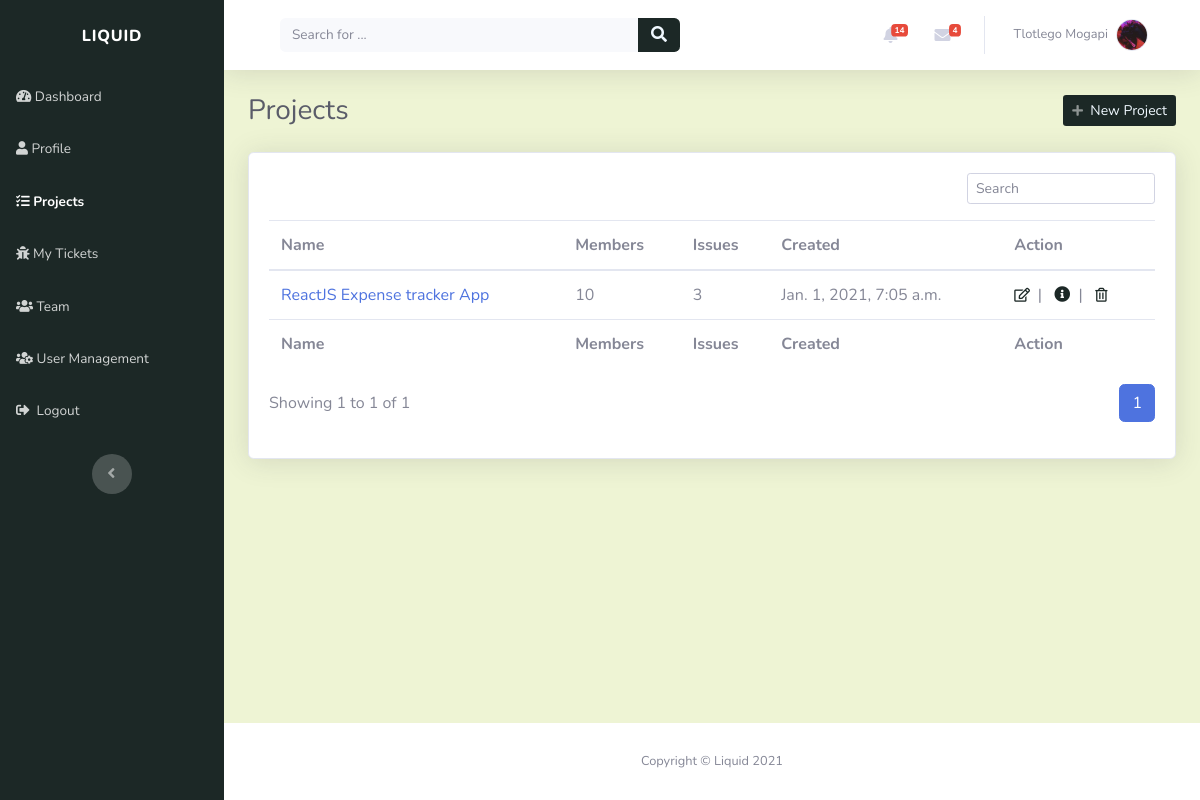
Screenshot of /projects/ (signed in) with the database file from the repository.
### account/models.py (models this page shows, shortened)
class Profile(models.Model):
    user = models.OneToOneField(settings.AUTH_USER_MODEL, on_delete=models.CASCADE, unique=True)
    profile_picture = models.ImageField(default='profile_images/default.jpg', upload_to='profile_images', blank=True)
    website = models.URLField(blank=True)
    first_name = models.CharField(max_length=30, blank=True)
    last_name = models.CharField(max_length=30, blank=True)
    address = models.CharField(max_length=50, blank=True)
    city = models.CharField(max_length=50, blank=True)
    country = models.CharField(max_length=50, blank=True)
    slug = models.SlugField(unique=True, blank=True)

### projects/models.py (models this page shows)
class Project(models.Model):
    name = models.CharField(max_length=50, unique=True)
    description = models.CharField(max_length=200)
    created_on = models.DateTimeField(verbose_name="date created", auto_now_add=True)
    created_by = models.ForeignKey(Profile, on_delete=models.CASCADE)
    slug = models.SlugField(unique=True, blank=True)
    def __str__(self):
        return self.name

### projects/views.py (the view)
# urls.py: path('', views.projects_view, name="projects_page"),
@login_required(login_url='login_page')
def projects_view(request):
    context = {}
    user = request.user
    profile = get_object_or_404(Profile, user=user)
    if user.is_admin:
        projects = Project.objects.all().order_by('-created_on')
    else:
        project_roles = ProjectRole.objects.filter(user=profile).order_by('-created_on')
        projects = [role.project for role in project_roles]
    page = request.GET.get('page', 1)
    projects_paginator = Paginator(projects, PROJECTS_PER_PAGE)
    try:
        projects = projects_paginator.page(page)
    except PageNotAnInteger:
        projects = projects_paginator.page(PROJECTS_PER_PAGE)
    except EmptyPage:
        projects = projects_paginator.page(projects_paginator.num_pages)
    context['user_projects'] = projects
    return render(request, "projects/projects.html", context)

### index/custom_processors.py (called while the page is built)
def profile_processor(request):
    if request.user.is_authenticated:
        user = request.user
        user_profile = get_object_or_404(Profile, user=user)
        user_messages = DirectMessage.objects.filter(receiver=user_profile).filter(status='UNREAD').order_by('-created_on')[:5]
        user_alerts = Alert.objects.filter(user=user_profile).filter(status='UNREAD').order_by('-created_on')[:5]
        return {'profile': user_profile, 'direct_messages': user_messages, 'alerts': user_alerts}
    else:
        return{}

### projects/templates/projects/projects.html (shortened to what this page needs)
{% extends "index/header.html" %}
{% block content %}
<div class="d-sm-flex justify-content-between align-items-center mb-4">
	<h3 class="text-dark mb-0">Projects</h3>
	{% if request.user.is_admin %}
	<a class="btn btn-sm d-none d-sm-inline-block" role="button" href="{% url 'add_project' %}"
		style="background: rgb(28, 40, 38); color: aliceblue;">
		<em class="fas fa-plus fa-sm text-white-50"></em>
		&nbsp;New Project
	</a>
	{% endif %}
</div>
<div class="card shadow">
	<div class="card-body">
		<div class="row">
			<div class="col-md-12">
				<div class="text-md-right dataTables_filter" id="dataTable_filter">
					<label><input type="search" class="form-control form-control-sm" aria-controls="dataTable"
							placeholder="Search" /></label>
				</div>
			</div>
		</div>
		{% if user_projects %}
		<div class="table-responsive table mt-2" id="dataTable" role="grid" aria-describedby="dataTable_info">
			<table class="table my-0" id="dataTable" aria-describedby="projects">
				<thead>
					{% include "projects/snippets/table_header.html" %}
				</thead>
				<tbody>
					{% for project in user_projects %} {% include "projects/snippets/project.html" %} {%endfor%}
				</tbody>
				<tfoot>
					{% include "projects/snippets/table_header.html" %}
				</tfoot>
			</table>
		</div>
		{% include "projects/snippets/pagination.html" with projects=user_projects %}
		{% else %}
		<div style="padding-top: 20px" class="text-center">
			<p><strong>You have no projects.</strong></p>
		</div>
		{% endif %}
	</div>
</div>
{% endblock %}

### index/templates/index/snippets/navbar.html (shortened to what this page needs)
<nav
	class="navbar navbar-light navbar-expand bg-white shadow mb-4 topbar static-top"
	style="background: rgb(238, 244, 212)"
>
	<div class="container-fluid">
		<div class="container-fluid">
			<form
				method="GET"
				action="{% url 'index_page' %}"
				target="_self"
				class="form-inline d-none d-sm-inline-block mr-auto ml-md-3 my-2 my-md-0 mw-100 navbar-search"
			>
				<div class="input-group">
					<input
						class="bg-light form-control border-0 small"
						type="search"
						placeholder="Search for ..."
						value="{{query}}"
						name="q"
						required
					/>
					<div class="input-group-append">
						<button class="btn py-0" type="submit" style="background: rgb(28, 40, 38); color: aliceblue;">
							<em class="fas fa-search"></em>
						</button>
					</div>
				</div>
			</form>
			<ul class="nav navbar-nav flex-nowrap ml-auto">
				<li class="nav-item dropdown no-arrow mx-1">
					<div class="nav-item dropdown no-arrow">
						<a class="dropdown-toggle nav-link" data-toggle="dropdown" aria-expanded="false" href="#"
							>{% if alerts %}<span class="badge badge-danger badge-counter"
								>{{profile.alert_set.all.count}}</span
							>
							{%endif%}<em class="fas fa-bell fa-fw"></em
						></a>
					</div>
				</li>
				<li class="nav-item dropdown no-arrow mx-1">
					<div class="nav-item dropdown no-arrow">
						<a class="dropdown-toggle nav-link" data-toggle="dropdown" aria-expanded="false" href="#"
							><em class="fas fa-envelope fa-fw"></em>{% if direct_messages %}<span
								class="badge badge-danger badge-counter"
								>{{profile.direct_messages.all.count}}</span
							>{%endif%}</a
						>
					</div>
				</li>
				<li class="nav-item dropdown no-arrow">
					<div class="nav-item dropdown no-arrow">
						<a class="dropdown-toggle nav-link" data-toggle="dropdown" aria-expanded="false" href="#"
							><span class="d-none d-lg-inline mr-2 text-gray-600 small">
								{% if profile.first_name and profile.last_name %} {{profile.first_name}}
								{{profile.last_name}} {% else %} {{user}} {%endif%}
							</span>
							<img
								class="border rounded-circle img-profile"
								src="{{profile.profile_picture.url}}"
								alt="user image"
							/>
						</a>
					</div>
				</li>
			</ul>
		</div>
	</div>
</nav>

### projects/templates/projects/snippets/project.html (shortened to what this page needs)
<tr style="white-space: nowrap">
	<td><a href="{% url 'view_project' project.slug %}">{{ project | truncatechars:40 }}</a></td>
	<td>{{ project.projectrole_set.all.count }}</td>
	<td>{{ project.tickets.all.count }}</td>
	<td>{{ project.created_on }}</td>
	<td>{% include "projects/snippets/project_action.html" %}</td>
</tr>

### projects/templates/projects/snippets/project_action.html
{% if request.user.is_admin %}
<a role="button" href="{% url 'edit_project' project.slug %}" style="color: rgb(28, 40, 38)" title="Edit"
	><em class="far fa-edit fa-sm">&nbsp</em></a
>
 |&nbsp&nbsp{% endif %}
<a role="button" href="{% url 'view_project' project.slug %}" style="color: rgb(28, 40, 38)" title="More information"
	><em class="fa fa-info-circle">&nbsp</em></a
>
{% if request.user.is_admin %} |&nbsp&nbsp
<a role="button" href="#" style="color: rgb(28, 40, 38)" title="Delete"
	data-toggle="modal" data-target="#{{project.name|slugify}}"
	><em class="far fa-trash-alt fa-sm">&nbsp</em></a
>
{% endif %}

### rows the page displays
Profile: alert_set.all.count "14", direct_messages.all.count "4", first_name "Tlotlego", last_name "Mogapi", profile_picture (picture)
Project: name "ReactJS Expense tracker App", projectrole_set.all.count "10", tickets.all.count "3", created_on "Jan. 1, 2021, 7:05 a.m."

### other values shown
{{ projects.start_index }} "1"
{{ projects.end_index }} "1"
{{ projects.paginator.count }} "1"
{{ i }} "1"
